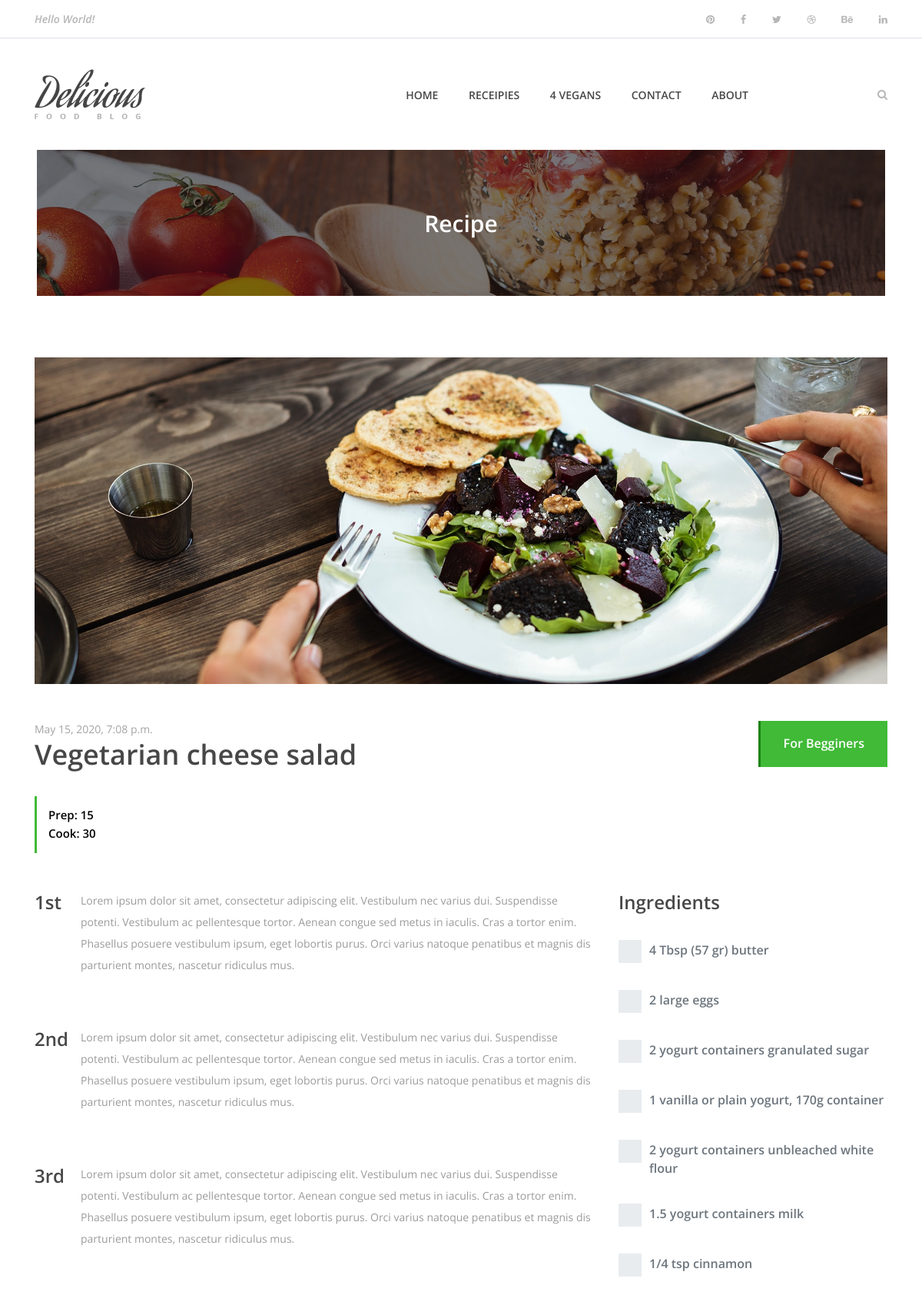
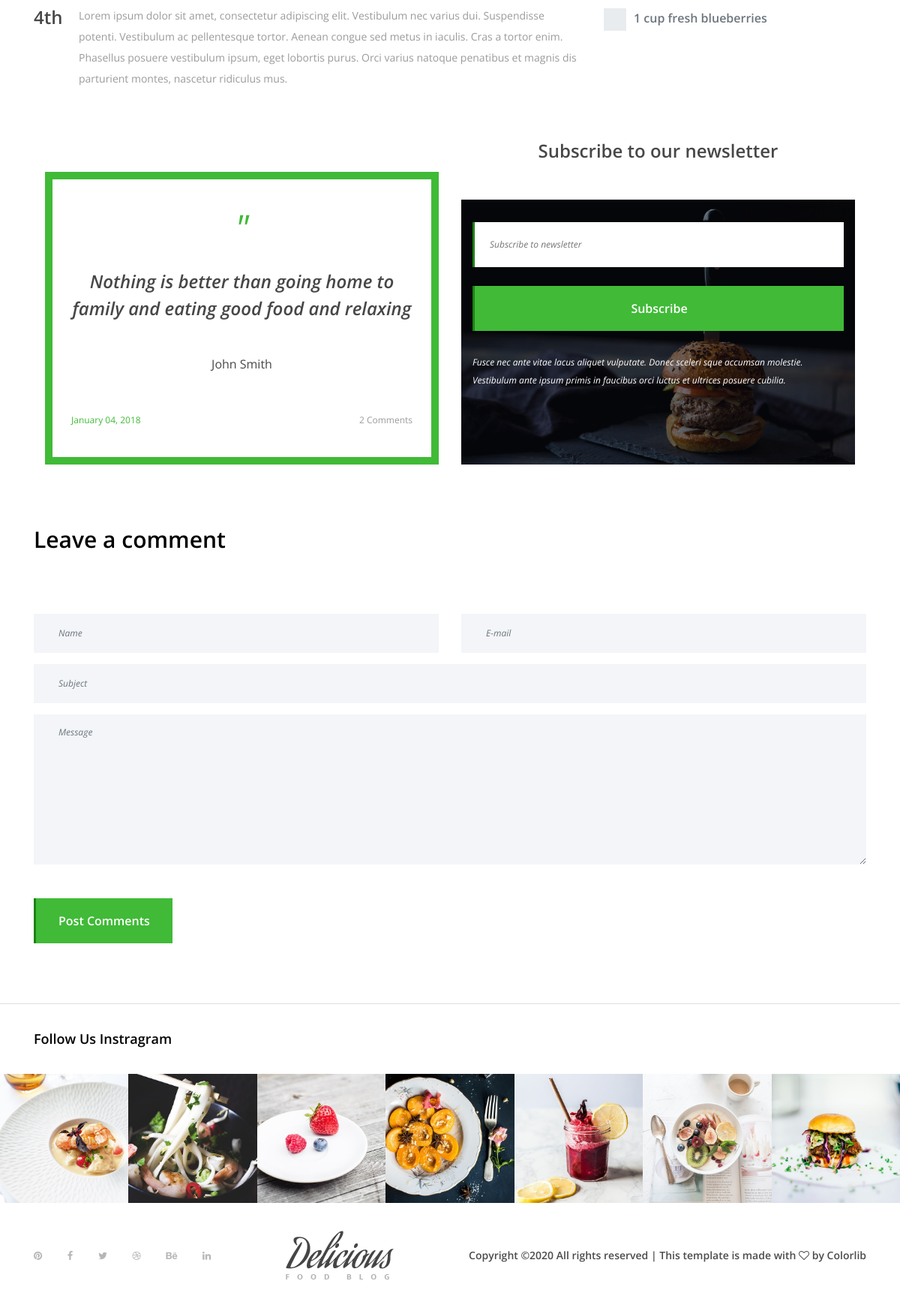
Screenshot of /1/recipe with the database file from the repository (2 pictures, top to bottom).
### recipe/models.py (models this page shows, shortened)
class Recipe(models.Model):
    title = models.CharField(max_length = 100)
    category = models.CharField(choices = CATEGORY, max_length = 20)
    description = models.CharField(max_length = 200)
    ingredients = models.TextField()
    prepare_time = models.CharField(max_length = 3)
    cook_time = models.CharField(max_length = 3)
    recipe_details = models.TextField()
    added_date = models.DateTimeField(auto_now_add=True)
    photo = models.ImageField(upload_to = 'food_pics/%Y/%m/%d/')
    video_link = models.CharField(max_length = 500)
    who_can_make = models.CharField(choices = CATEGORY_FOR_MAKING, max_length = 20)
    best_recipe = models.BooleanField(default = False)
    best_recipe = models.BooleanField(default = False)
    gluten_free = models.BooleanField(default = False)
    show_home = models.BooleanField(default = False)

### recipe/views.py (the view)
# urls.py: path('<int:pk>/recipe', views.single_recipe , name = 'single_recipe'),
def single_recipe(request, pk):
    recipe = get_object_or_404(Recipe,pk=pk)
    recipe_ingredients = recipe.ingredients.split('\n')
    recipe_details = recipe.recipe_details.split('\n')
    return render(request,'recipe/recipe.html',{'recipe':recipe,'recipe_ingredients':recipe_ingredients,'recipe_details':recipe_details})

### templates/recipe/recipe.html (shortened to what this page needs)
{% extends "base.html" %}
{% load static %}
{% load humanize %}
{% block body %}
<div class="breadcumb-area bg-img bg-overlay" style="background-image: url({% static 'img/bg-img/breadcumb3.jpg' %});">
  <div class="container h-100">
    <div class="row h-100 align-items-center">
      <div class="col-12">
        <div class="breadcumb-text text-center">
          <h2>Recipe</h2>
        </div>
      </div>
    </div>
  </div>
</div>
<div class="receipe-post-area section-padding-80">
  <div class="container">
    <div class="row">
      <div class="col-12">
        <div class="receipe-slider owl-carousel">
          <img src="{% static 'img/bg-img/bg5.jpg' %}" alt="">
        </div>
      </div>
    </div>
  </div>
  <div class="receipe-content-area">
    <div class="container">
      <div class="row">
        <div class="col-12 col-md-8">
          <div class="receipe-headline my-5">
            <span>{{recipe.added_date}}</span>
            <h2>{{recipe.title}}</h2>
            <div class="receipe-duration">
              <h6>Prep: {{recipe.prepare_time}}</h6>
              <h6>Cook: {{recipe.cook_time}}</h6>
            </div>
          </div>
        </div>
        <div class="col-12 col-md-4">
          <div class="text-right my-5">
            <a href="#" class="btn delicious-btn">For Begginers</a>
          </div>
        </div>
      </div>
      <div class="row">
        <div class="col-12 col-lg-8">
          {% for recipe_detail in recipe_details %}
          <div class="single-preparation-step d-flex">
            <h4>{{forloop.counter | ordinal}}</h4>
            <p>{{recipe_detail}}</p>
          </div>
          {% endfor %}
        </div>
        <div class="col-12 col-lg-4">
          <div class="ingredients">
            <h4>Ingredients</h4>
            {% for recipe_ingredient in recipe_ingredients %}
            <div class="custom-control custom-checkbox">
              <label class="custom-control-label" for="customCheck1">{{recipe_ingredient}}</label>
            </div>
          {% endfor %}
          </div>
        </div>
      </div>
      {% include "subscription.html" %}
      <div class="row">
        <div class="col-12">
          <div class="section-heading text-left">
            <h3>Leave a comment</h3>
          </div>
        </div>
      </div>
      <div class="row">
        <div class="col-12">
          <div class="contact-form-area">
            <form action="#" method="post">
              <div class="row">
                <div class="col-12 col-lg-6">
                  <input type="text" class="form-control" id="name" placeholder="Name">
                </div>
                <div class="col-12 col-lg-6">
                  <input type="email" class="form-control" id="email" placeholder="E-mail">
                </div>
                <div class="col-12">
                  <input type="text" class="form-control" id="subject" placeholder="Subject">
                </div>
                <div class="col-12">
                  <textarea name="message" class="form-control" id="message" cols="30" rows="10" placeholder="Message"></textarea>
                </div>
                <div class="col-12">
                  <button class="btn delicious-btn mt-30" type="submit">Post Comments</button>
                </div>
              </div>
            </form>
          </div>
        </div>
      </div>
    </div>
  </div>
</div>
{% endblock %}

### static/style.css (style rules this page uses)
* { margin: 0; padding: 0; }
body { font-family: "Open Sans", sans-serif; font-size: 14px; }
h1, h2, h3, h4, h5, h6 { color: #000000; line-height: 1.3; font-weight: 600; }
p { color: #9b9b9b; font-size: 14px; line-height: 2; font-weight: 400; }
a, a:hover, a:focus { -webkit-transition-duration: 500ms; transition-duration: 500ms; text-decoration: none; outline: 0 solid transparent; color: #000000; font-weight: 600; font-size: 14px; color: #474747; }
img { height: auto; max-width: 100%; }
.mt-30 { margin-top: 30px !important; }
.section-padding-80 { padding-top: 80px; padding-bottom: 80px; }
.section-heading { position: relative; z-index: 1; margin-bottom: 80px; text-align: center; }
.section-heading h3 { font-size: 30px; margin-bottom: 0; }
.section-heading.text-left { text-align: left !important; }
.bg-img { background-position: center center; background-size: cover; background-repeat: no-repeat; }
.bg-overlay { position: relative; z-index: 2; background-position: center center; background-size: cover; }
.bg-overlay::after { background-color: rgba(10, 12, 18, 0.55); position: absolute; z-index: -1; top: 0; left: 0; width: 100%; height: 100%; content: ""; }
.delicious-btn { display: inline-block; min-width: 160px; height: 60px; color: #ffffff; border: none; border-left: 3px solid #1c8314; border-radius: 0; padding: 0 30px; font-size: 16px; line-height: 58px; font-weight: 600; -webkit-transition-duration: 500ms; transition-duration: 500ms; text-transform: capitalize; background-color: #40ba37; }
.receipe-slider { position: relative; z-index: 1; }
.receipe-headline span { font-size: 14px; display: block; color: #a4a4a4; margin-bottom: 0; }
.receipe-headline h2 { font-size: 36px; color: #474747; margin-bottom: 30px; }
.receipe-headline .receipe-duration { border-left: 3px solid #40ba37; padding: 15px; }
.receipe-headline .receipe-duration h6 { font-size: 15px; margin-bottom: 5px; }
.receipe-headline .receipe-duration h6:last-child { margin-bottom: 0; }
.single-preparation-step { position: relative; z-index: 1; margin-bottom: 50px; }
.single-preparation-step h4 { color: #474747; -webkit-box-flex: 0; -ms-flex: 0 0 60px; flex: 0 0 60px; max-width: 60px; width: 60px; margin-bottom: 0; }
.ingredients h4 { color: #474747; margin-bottom: 30px; }
.ingredients .custom-checkbox .custom-control-label::before { border-radius: 0; }
.ingredients .custom-control-label::before { width: 30px; height: 30px; background-color: #f3f5f8; }
.ingredients .custom-control { padding-left: 2.5rem; margin-bottom: 30px; min-height: 35px; }
.ingredients .custom-control-label { margin-bottom: 0; padding-top: 5px; font-size: 16px; font-weight: 600; color: #2f2f2f; }
.ingredients .custom-control-label::after { top: 10px; left: 5px; width: 20px; height: 20px; }
.breadcumb-area { position: relative; z-index: 10; width: 92%; height: 190px; margin-left: 4%; margin-right: 4%; }
.breadcumb-area .breadcumb-text h2 { font-size: 30px; margin-bottom: 0; color: #ffffff; }
.contact-form-area .form-control { height: 52px; width: 100%; background-color: #f3f5f8; font-size: 12px; font-style: italic; margin-bottom: 15px; border: none; border-left: 3px solid #f3f5f8; border-radius: 0; padding: 15px 30px; -webkit-transition-duration: 500ms; transition-duration: 500ms; }
.contact-form-area textarea.form-control { height: 200px; -webkit-transition-duration: 500ms; transition-duration: 500ms; }

### rows the page displays
Recipe: added_date "May 15, 2020, 7:08 p.m.", title "Vegetarian cheese salad", prepare_time "15", cook_time "30"

### other values shown
{{ recipe_ingredient }} "4 Tbsp (57 gr) butter" "2 large eggs" "2 yogurt containers granulated sugar" "1 vanilla or plain yogurt, 170g container" "2 yogurt containers unbleached white flour" "1.5 yogurt containers milk" "1/4 tsp cinnamon" "1 cup fresh blueberries"
